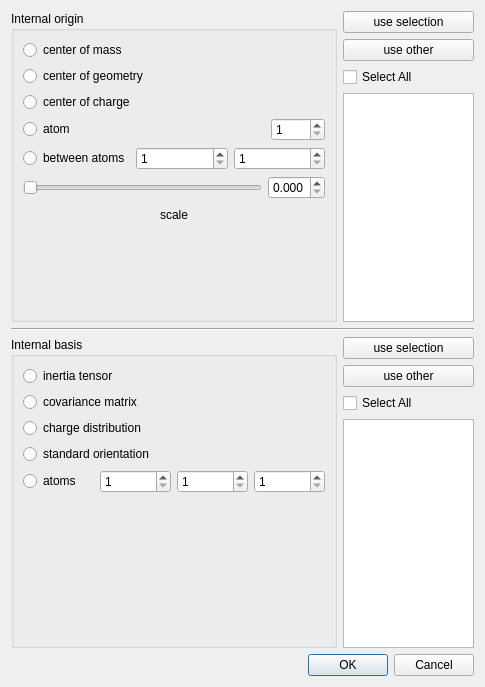
<?xml version="1.0" encoding="UTF-8"?>
<ui version="4.0">
 <class>setBasisDialog</class>
 <widget class="QDialog" name="setBasisDialog">
  <property name="geometry">
   <rect>
    <x>0</x>
    <y>0</y>
    <width>485</width>
    <height>687</height>
   </rect>
  </property>
  <property name="windowTitle">
   <string>Dialog</string>
  </property>
  <layout class="QVBoxLayout" name="verticalLayout_5">
   <item>
    <layout class="QHBoxLayout" name="horizontalLayout_6">
     <item>
      <widget class="QGroupBox" name="groupBox">
       <property name="title">
        <string>Internal origin</string>
       </property>
       <layout class="QVBoxLayout" name="verticalLayout">
        <item>
         <widget class="QRadioButton" name="originCOM">
          <property name="text">
           <string>center of mass</string>
          </property>
         </widget>
        </item>
        <item>
         <widget class="QRadioButton" name="originCOG">
          <property name="text">
           <string>center of geometry</string>
          </property>
         </widget>
        </item>
        <item>
         <widget class="QRadioButton" name="originCOC">
          <property name="text">
           <string>center of charge</string>
          </property>
         </widget>
        </item>
        <item>
         <layout class="QHBoxLayout" name="horizontalLayout_2">
          <item>
           <widget class="QRadioButton" name="originAtomPos">
            <property name="text">
             <string>atom</string>
            </property>
           </widget>
          </item>
          <item>
           <spacer name="horizontalSpacer">
            <property name="orientation">
             <enum>Qt::Horizontal</enum>
            </property>
            <property name="sizeHint" stdset="0">
             <size>
              <width>40</width>
              <height>20</height>
             </size>
            </property>
           </spacer>
          </item>
          <item>
           <widget class="QSpinBox" name="originAtom">
            <property name="minimum">
             <number>1</number>
            </property>
            <property name="maximum">
             <number>9999</number>
            </property>
           </widget>
          </item>
         </layout>
        </item>
        <item>
         <layout class="QHBoxLayout" name="horizontalLayout">
          <item>
           <widget class="QRadioButton" name="originAtomLine">
            <property name="text">
             <string>between atoms</string>
            </property>
           </widget>
          </item>
          <item>
           <widget class="QSpinBox" name="originALineStart">
            <property name="minimum">
             <number>1</number>
            </property>
            <property name="maximum">
             <number>9999</number>
            </property>
           </widget>
          </item>
          <item>
           <widget class="QSpinBox" name="originALineEnd">
            <property name="minimum">
             <number>1</number>
            </property>
            <property name="maximum">
             <number>9999</number>
            </property>
           </widget>
          </item>
         </layout>
        </item>
        <item>
         <layout class="QHBoxLayout" name="horizontalLayout_4">
          <item>
           <widget class="QSlider" name="originALineScaleSlider">
            <property name="maximum">
             <number>1000</number>
            </property>
            <property name="orientation">
             <enum>Qt::Horizontal</enum>
            </property>
           </widget>
          </item>
          <item>
           <widget class="QDoubleSpinBox" name="originALineScaleBox">
            <property name="decimals">
             <number>3</number>
            </property>
            <property name="maximum">
             <double>1.000000000000000</double>
            </property>
            <property name="singleStep">
             <double>0.100000000000000</double>
            </property>
           </widget>
          </item>
         </layout>
        </item>
        <item>
         <layout class="QHBoxLayout" name="horizontalLayout_3">
          <item>
           <spacer name="horizontalSpacer_2">
            <property name="orientation">
             <enum>Qt::Horizontal</enum>
            </property>
            <property name="sizeHint" stdset="0">
             <size>
              <width>40</width>
              <height>20</height>
             </size>
            </property>
           </spacer>
          </item>
          <item>
           <widget class="QLabel" name="label">
            <property name="text">
             <string>scale</string>
            </property>
           </widget>
          </item>
          <item>
           <spacer name="horizontalSpacer_3">
            <property name="orientation">
             <enum>Qt::Horizontal</enum>
            </property>
            <property name="sizeHint" stdset="0">
             <size>
              <width>40</width>
              <height>20</height>
             </size>
            </property>
           </spacer>
          </item>
         </layout>
        </item>
        <item>
         <spacer name="verticalSpacer">
          <property name="orientation">
           <enum>Qt::Vertical</enum>
          </property>
          <property name="sizeHint" stdset="0">
           <size>
            <width>20</width>
            <height>59</height>
           </size>
          </property>
         </spacer>
        </item>
       </layout>
      </widget>
     </item>
     <item>
      <layout class="QVBoxLayout" name="verticalLayout_3">
       <item>
        <widget class="QPushButton" name="originUseSelection">
         <property name="text">
          <string>use selection</string>
         </property>
        </widget>
       </item>
       <item>
        <widget class="QPushButton" name="useBasisButton">
         <property name="text">
          <string>use other</string>
         </property>
        </widget>
       </item>
       <item>
        <widget class="QCheckBox" name="originAllCheckBox">
         <property name="text">
          <string>Select All</string>
         </property>
        </widget>
       </item>
       <item>
        <widget class="QListWidget" name="originAtomList">
         <property name="minimumSize">
          <size>
           <width>131</width>
           <height>0</height>
          </size>
         </property>
         <property name="maximumSize">
          <size>
           <width>131</width>
           <height>16777215</height>
          </size>
         </property>
        </widget>
       </item>
      </layout>
     </item>
    </layout>
   </item>
   <item>
    <widget class="Line" name="line">
     <property name="orientation">
      <enum>Qt::Horizontal</enum>
     </property>
    </widget>
   </item>
   <item>
    <layout class="QHBoxLayout" name="horizontalLayout_7">
     <item>
      <widget class="QGroupBox" name="groupBox_2">
       <property name="title">
        <string>Internal basis</string>
       </property>
       <layout class="QVBoxLayout" name="verticalLayout_2">
        <item>
         <widget class="QRadioButton" name="basisInert">
          <property name="text">
           <string>inertia tensor</string>
          </property>
         </widget>
        </item>
        <item>
         <widget class="QRadioButton" name="basisCovar">
          <property name="text">
           <string>covariance matrix</string>
          </property>
         </widget>
        </item>
        <item>
         <widget class="QRadioButton" name="basisCharge">
          <property name="text">
           <string>charge distribution</string>
          </property>
         </widget>
        </item>
        <item>
         <widget class="QRadioButton" name="basisStandard">
          <property name="text">
           <string>standard orientation</string>
          </property>
         </widget>
        </item>
        <item>
         <layout class="QHBoxLayout" name="horizontalLayout_5">
          <item>
           <widget class="QRadioButton" name="basisAtoms">
            <property name="text">
             <string>atoms</string>
            </property>
           </widget>
          </item>
          <item>
           <widget class="QSpinBox" name="basisAtom1">
            <property name="minimum">
             <number>1</number>
            </property>
            <property name="maximum">
             <number>9999</number>
            </property>
           </widget>
          </item>
          <item>
           <widget class="QSpinBox" name="basisAtom2">
            <property name="minimum">
             <number>1</number>
            </property>
            <property name="maximum">
             <number>9999</number>
            </property>
           </widget>
          </item>
          <item>
           <widget class="QSpinBox" name="basisAtom3">
            <property name="minimum">
             <number>1</number>
            </property>
            <property name="maximum">
             <number>9999</number>
            </property>
           </widget>
          </item>
         </layout>
        </item>
        <item>
         <spacer name="verticalSpacer_2">
          <property name="orientation">
           <enum>Qt::Vertical</enum>
          </property>
          <property name="sizeHint" stdset="0">
           <size>
            <width>20</width>
            <height>125</height>
           </size>
          </property>
         </spacer>
        </item>
       </layout>
      </widget>
     </item>
     <item>
      <layout class="QVBoxLayout" name="verticalLayout_4">
       <item>
        <widget class="QPushButton" name="basisUseSelection">
         <property name="text">
          <string>use selection</string>
         </property>
        </widget>
       </item>
       <item>
        <widget class="QPushButton" name="useOriginButton">
         <property name="text">
          <string>use other</string>
         </property>
        </widget>
       </item>
       <item>
        <widget class="QCheckBox" name="basisAllCheckBox">
         <property name="text">
          <string>Select All</string>
         </property>
        </widget>
       </item>
       <item>
        <widget class="QListWidget" name="basisAtomList">
         <property name="minimumSize">
          <size>
           <width>131</width>
           <height>0</height>
          </size>
         </property>
         <property name="maximumSize">
          <size>
           <width>131</width>
           <height>16777215</height>
          </size>
         </property>
        </widget>
       </item>
      </layout>
     </item>
    </layout>
   </item>
   <item>
    <widget class="QDialogButtonBox" name="buttonBox">
     <property name="orientation">
      <enum>Qt::Horizontal</enum>
     </property>
     <property name="standardButtons">
      <set>QDialogButtonBox::Cancel|QDialogButtonBox::Ok</set>
     </property>
    </widget>
   </item>
  </layout>
 </widget>
 <resources/>
 <connections>
  <connection>
   <sender>buttonBox</sender>
   <signal>accepted()</signal>
   <receiver>setBasisDialog</receiver>
   <slot>accept()</slot>
   <hints>
    <hint type="sourcelabel">
     <x>248</x>
     <y>254</y>
    </hint>
    <hint type="destinationlabel">
     <x>157</x>
     <y>274</y>
    </hint>
   </hints>
  </connection>
  <connection>
   <sender>buttonBox</sender>
   <signal>rejected()</signal>
   <receiver>setBasisDialog</receiver>
   <slot>reject()</slot>
   <hints>
    <hint type="sourcelabel">
     <x>316</x>
     <y>260</y>
    </hint>
    <hint type="destinationlabel">
     <x>286</x>
     <y>274</y>
    </hint>
   </hints>
  </connection>
 </connections>
</ui>
